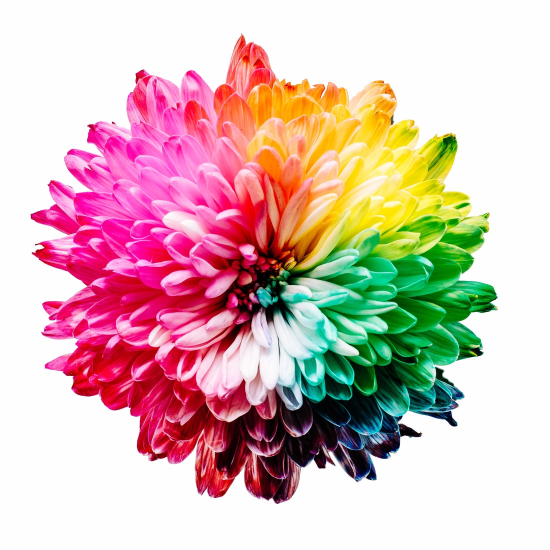
#> input picture images/flower.jpeg, 1100 x 1100 px (shown at 1/2 size)
$ python Project2_Exercise3.py
#> lines starting #> are read from the running program, lines starting #| are printed output that depends on the picture
import cv2
import numpy as np
from matplotlib import pyplot as plt

# import image
image = cv2.imread("images/flower.jpeg", 0)
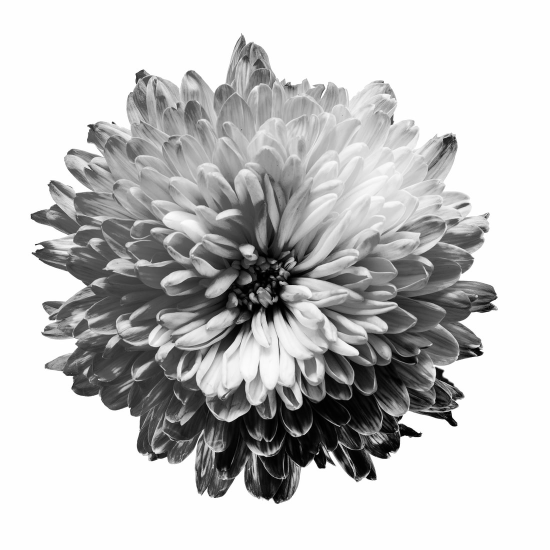
#> image: shape (1100, 1100) (shown at 1/2 size); min 0, max 255, mean 195

# read dimensions of the image
h, w = image.shape[:2]
#> h = 1100; w = 1100

# create translation matrix with a translation of 200 pixels to the right
translation_matrix = np.float32([[1, 0, 600], [0, 1, 0]])

# apply the translation matrix to the image
translated_image = cv2.warpAffine(image, translation_matrix, (w, h))
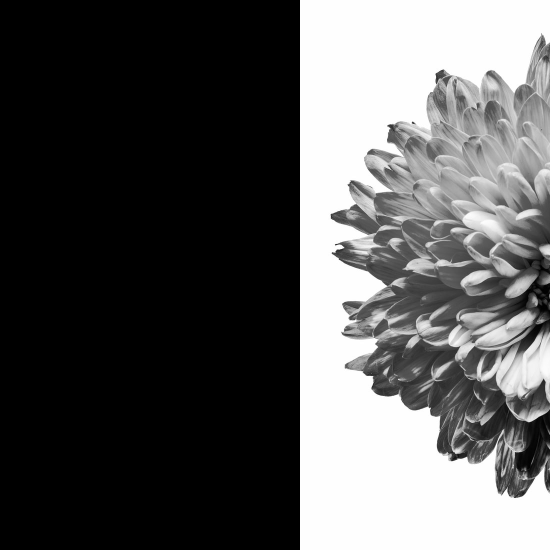
#> translated_image: shape (1100, 1100) (shown at 1/2 size); min 0, max 255, mean 87.4

# 2D FFT of the original image
fft1 = np.fft.fft2(image)

# 2D FFT of the translated image
fft2 = np.fft.fft2(translated_image)

shiftfft1 = np.fft.fftshift(fft1)
shiftfft2 = np.fft.fftshift(fft2)

plt.subplot(121), plt.imshow(image, cmap='gray')
plt.title('original image '), plt.xticks([]), plt.yticks([])
plt.subplot(122), plt.imshow(translated_image, cmap='gray')
plt.title('translated image'), plt.xticks([]), plt.yticks([])
plt.show()
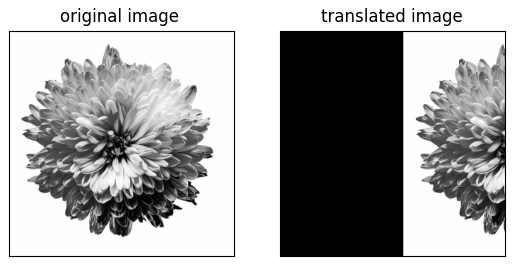
#> figure drawn by matplotlib, 2 panels

plt.subplot(121), plt.imshow(np.log(1+np.abs(shiftfft1)), cmap='gray')
plt.title('ft image'), plt.xticks([]), plt.yticks([])
plt.subplot(122), plt.imshow(np.log(1+np.abs(shiftfft2)), cmap='gray')
plt.title('translated ft image'), plt.xticks([]), plt.yticks([])
plt.show()
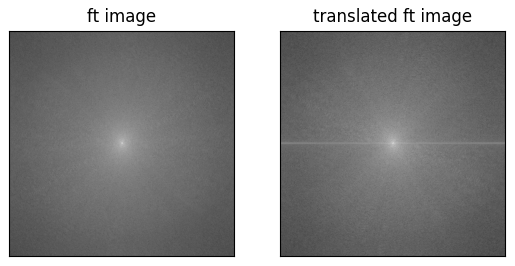
#> figure drawn by matplotlib, 2 panels


"""
rows, cols = fft1.shape[:2]
fig1, x = plt.subplots(nrows=1, ncols=1)

nVals = np.arange(start = -rows/2, stop = rows/2)* 300/rows
x.plot(nVals, np.abs(np.fft.fftshift(fft1[:, 1])))

x.set_title('Double Sided FFT')
x.set_xlabel('Sample points (N-point DFT)')
x.set_ylabel('DFT Values')
x.set_xlim(-50, 50)
x.set_xticks(np.arange(-50, 50+10, 10))
fig1.show()


rows, cols = fft2.shape[:2]
fig2, x = plt.subplots(nrows=1, ncols=1)

nVals = np.arange(start = -rows/2, stop = rows/2)* 300/rows
x.plot(nVals, np.abs(np.fft.fftshift(fft2[:, 1])))

x.set_title('Double Sided FFT')
x.set_xlabel('Sample points (N-point DFT)')
x.set_ylabel('DFT Values')
x.set_xlim(-50, 50)
x.set_xticks(np.arange(-50, 50+10, 10))
fig2.show()
"""

$ run again, with images/clock.jpg copied over images/flower.jpeg
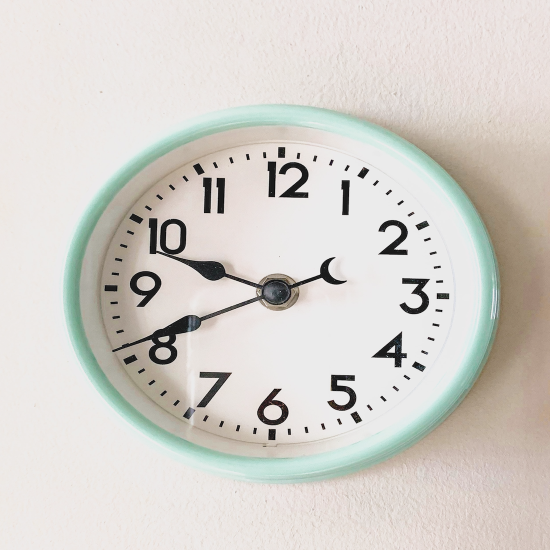
#> input picture images/clock.jpg, 1100 x 1100 px (shown at 1/2 size)
#> `translated_image = cv2.warpAffine(image, translation_matrix, (w, h))`:
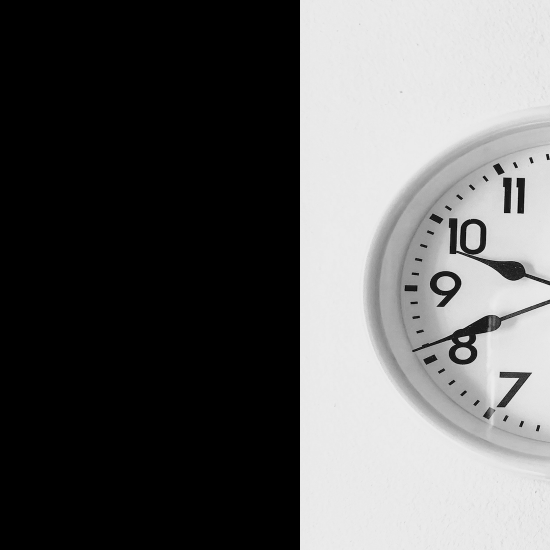
#> translated_image: shape (1100, 1100) (shown at 1/2 size); min 0, max 245, mean 96.4
#> `plt.show()`:
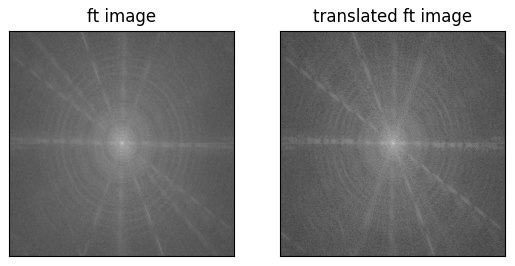
#> figure drawn by matplotlib, 2 panels

$ run again, with images/daisy.jpg copied over images/flower.jpeg
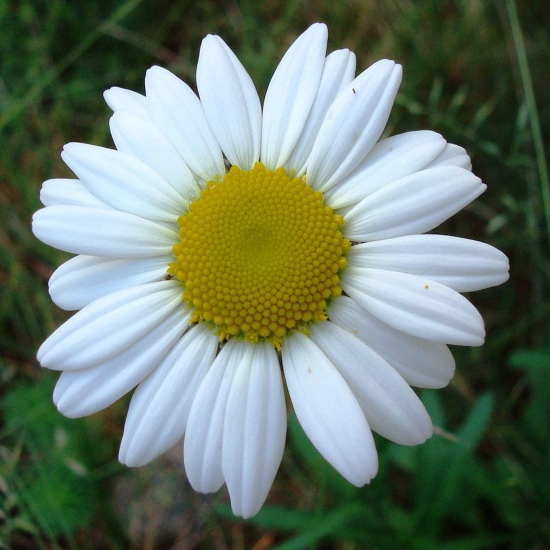
#> input picture images/daisy.jpg, 1100 x 1100 px (shown at 1/2 size)
#> `translated_image = cv2.warpAffine(image, translation_matrix, (w, h))`:
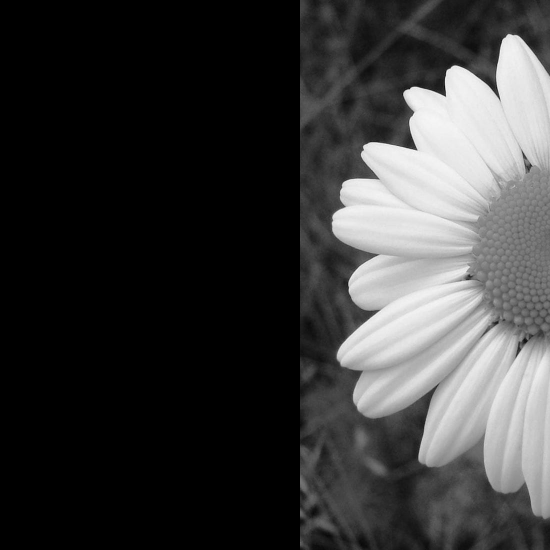
#> translated_image: shape (1100, 1100) (shown at 1/2 size); min 0, max 255, mean 57.1
#> `plt.show()`:
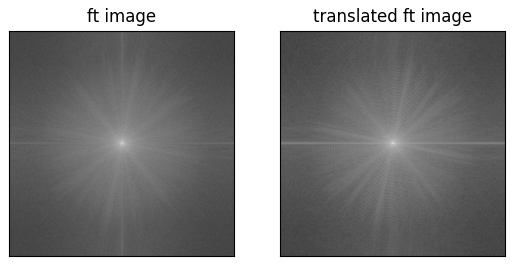
#> figure drawn by matplotlib, 2 panels

$ run again, with images/kitten.jpg copied over images/flower.jpeg
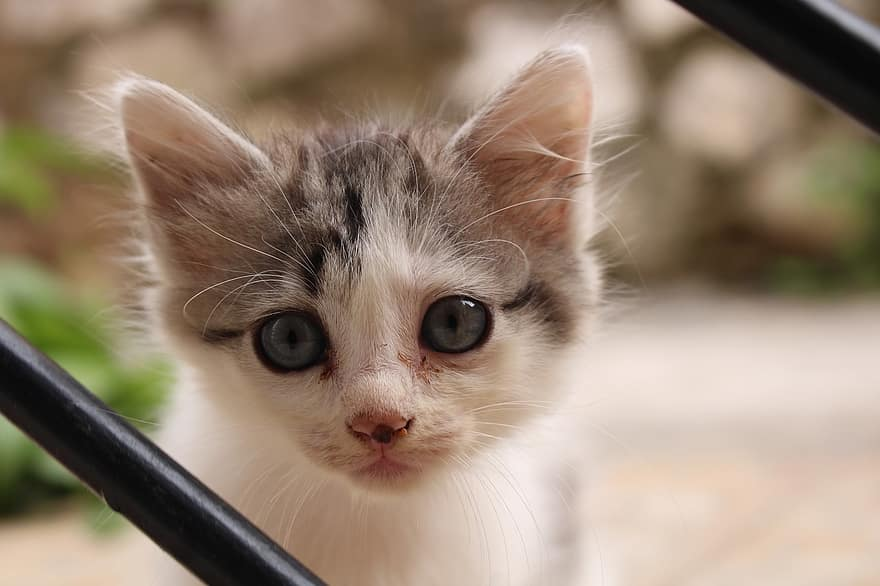
#> input picture images/kitten.jpg, 880 x 586 px
#> `translated_image = cv2.warpAffine(image, translation_matrix, (w, h))`:
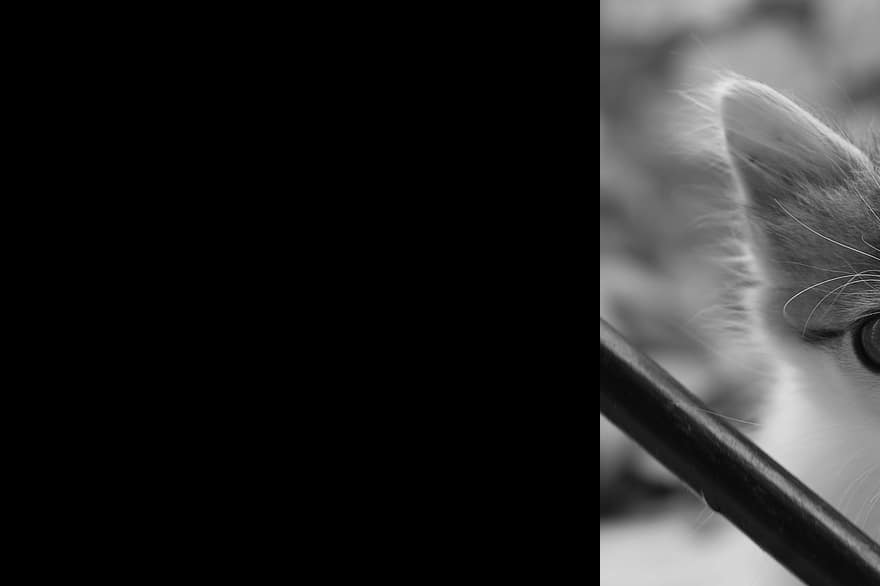
#> translated_image: shape (586, 880); min 0, max 230, mean 37.3
#> `plt.show()`:
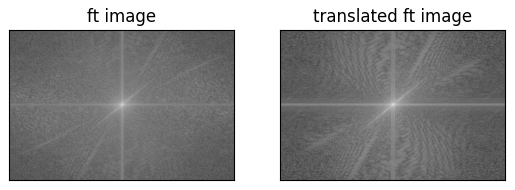
#> figure drawn by matplotlib, 2 panels
